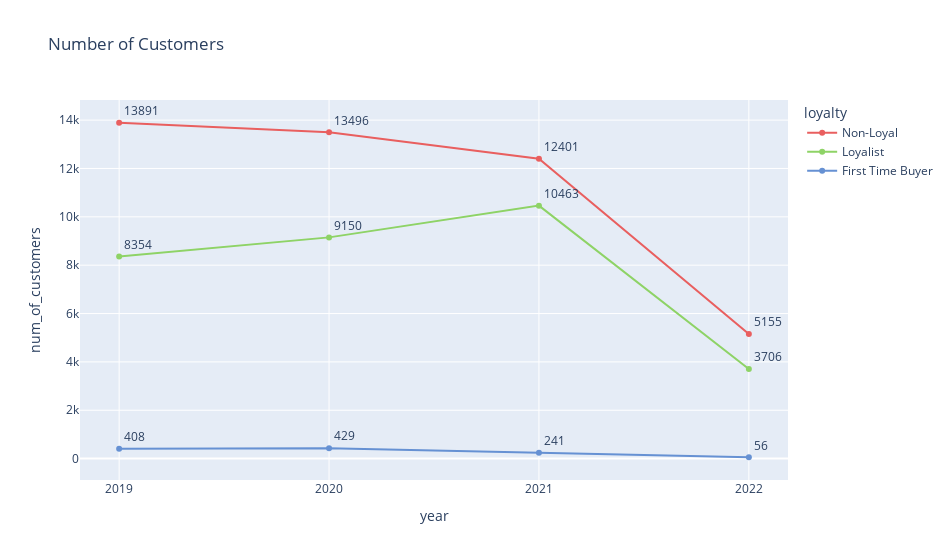

The notebook cell saved with this chart:
### Code cell
#TODO create a graph that showcases the total revenue of each loyalties per year 
#* Preferrably line chart with 3 different lines (1 per loyalties)
#* x => year, y => num_of_customers

customers_per_loyalties = df.groupby(['year', 'loyalty']).agg(num_of_customers=('customer_id', 'count')).sort_values('loyalty', ascending=False).reset_index()

loyalty_types = [customers_per_loyalties.loyalty.unique()]

ftb_revenue = customers_per_loyalties[customers_per_loyalties.loyalty == 'First Time Buyer']
loyalist_revenue = customers_per_loyalties[customers_per_loyalties.loyalty == 'Loyalist']
nonloyal_revenue = customers_per_loyalties[customers_per_loyalties.loyalty == 'Non-Loyal']

fig = px.line(customers_per_loyalties, x='year', y='num_of_customers', color='loyalty', text='num_of_customers', markers=True, width=950, 
              title='Number of Customers', color_discrete_sequence=[clr_nloy, clr_loy, clr_ftb])
fig.update_layout(xaxis= {'tickvals': [*range(int(customers_per_loyalties['year'].min()), int(customers_per_loyalties['year'].max() + 1))]})
fig.update_traces(textposition="top right")
fig.show()

### Figure 1 — Plotly figure (JSON) as saved in the notebook; plotly's stock layout.template omitted (floating-point values rounded to 4 significant figures)
{"data": [{"hovertemplate": "loyalty=Non-Loyal<br>year=%{x}<br>num_of_customers=%{text}<extra></extra>", "legendgroup": "Non-Loyal", "line": {"color": "#e95f5f", "dash": "solid"}, "marker": {"symbol": "circle"}, "mode": "lines+markers+text", "name": "Non-Loyal", "orientation": "v", "showlegend": true, "text": [13891, 13496, 12401, 5155], "textposition": "top right", "type": "scatter", "x": [2019, 2020, 2021, 2022], "xaxis": "x", "y": [13891, 13496, 12401, 5155], "yaxis": "y"}, {"hovertemplate": "loyalty=Loyalist<br>year=%{x}<br>num_of_customers=%{text}<extra></extra>", "legendgroup": "Loyalist", "line": {"color": "#8ed366", "dash": "solid"}, "marker": {"symbol": "circle"}, "mode": "lines+markers+text", "name": "Loyalist", "orientation": "v", "showlegend": true, "text": [8354, 9150, 10463, 3706], "textposition": "top right", "type": "scatter", "x": [2019, 2020, 2021, 2022], "xaxis": "x", "y": [8354, 9150, 10463, 3706], "yaxis": "y"}, {"hovertemplate": "loyalty=First Time Buyer<br>year=%{x}<br>num_of_customers=%{text}<extra></extra>", "legendgroup": "First Time Buyer", "line": {"color": "#6691d3", "dash": "solid"}, "marker": {"symbol": "circle"}, "mode": "lines+markers+text", "name": "First Time Buyer", "orientation": "v", "showlegend": true, "text": [408, 429, 241, 56], "textposition": "top right", "type": "scatter", "x": [2019, 2020, 2021, 2022], "xaxis": "x", "y": [408, 429, 241, 56], "yaxis": "y"}], "layout": {"legend": {"title": {"text": "loyalty"}, "tracegroupgap": 0}, "title": {"text": "Number of Customers"}, "width": 950, "xaxis": {"anchor": "y", "domain": [0, 1], "tickvals": [2019, 2020, 2021, 2022], "title": {"text": "year"}}, "yaxis": {"anchor": "x", "domain": [0, 1], "title": {"text": "num_of_customers"}}}}
